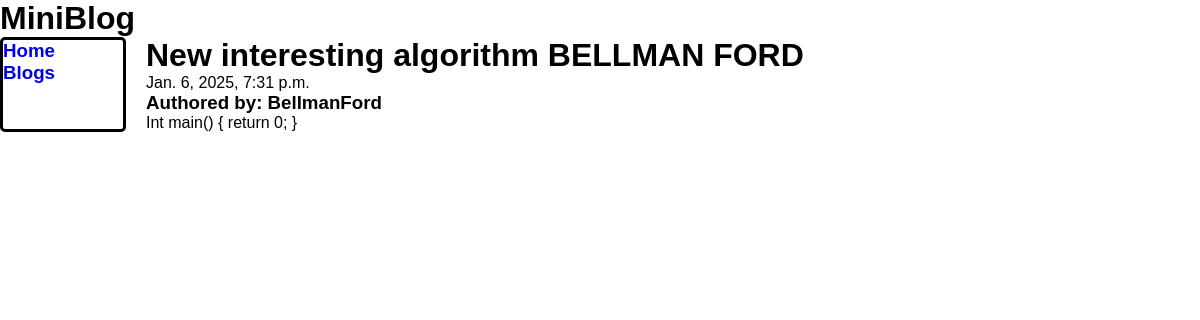
Page /blog/blogs/3/ on the committed database.
### blog/models.py (models this page shows, shortened)
class Blog(models.Model):
  title = models.CharField(max_length=100, help_text=_('Enter the title of the blog'))
  content = models.TextField(help_text=_('Enter the content of the blog'))
  date_posted = models.DateTimeField(auto_now_add=True, help_text=_('Enter the date the blog was posted'))
  blogger = models.ForeignKey('Blogger', related_name='blogs', help_text=_('Select the blogger that writes this post'), on_delete=models.DO_NOTHING) # from blogger we acces blogs using related_name
  class Meta:
    db_table = 'blog'

class Blogger(models.Model):
  username = models.CharField(max_length=100, help_text=_('Enter the username of the blogger'))
  email = models.EmailField(help_text=_('Enter the email of the blogger'))
  bio = models.TextField(help_text=_('Enter the bio of the blogger'))
  class Meta:
    db_table = 'blogger'

### blog/views.py (the view)
# urls.py: path('blogs/<int:pk>/', views.BlogDetailView.as_view(), name='blog-detail'),
class BlogDetailView(DetailView):
  model = Blog
  template_name = 'blogs/detail.html'
  context_object_name = 'blog'

### blog/templates/blogs/detail.html
{% extends "base_layout.html" %}
{% block content %}
<h1>{{blog.title}}</h1>
<date>{{blog.date_posted}}</date>
<h3>Authored by: {{blog.blogger.username}}</h3>
<p>{{blog.content}}</p>
{% endblock %}

### static/main.css (style rules this page uses)
* { font-family: sans-serif; margin: 0; padding: 0; }

### rows in the picture
Blog: title "New interesting algorithm BELLMAN FORD", date_posted "Jan. 6, 2025, 7:31 p.m.", blogger.username "BellmanFord", content "Int main() { return 0; }"
